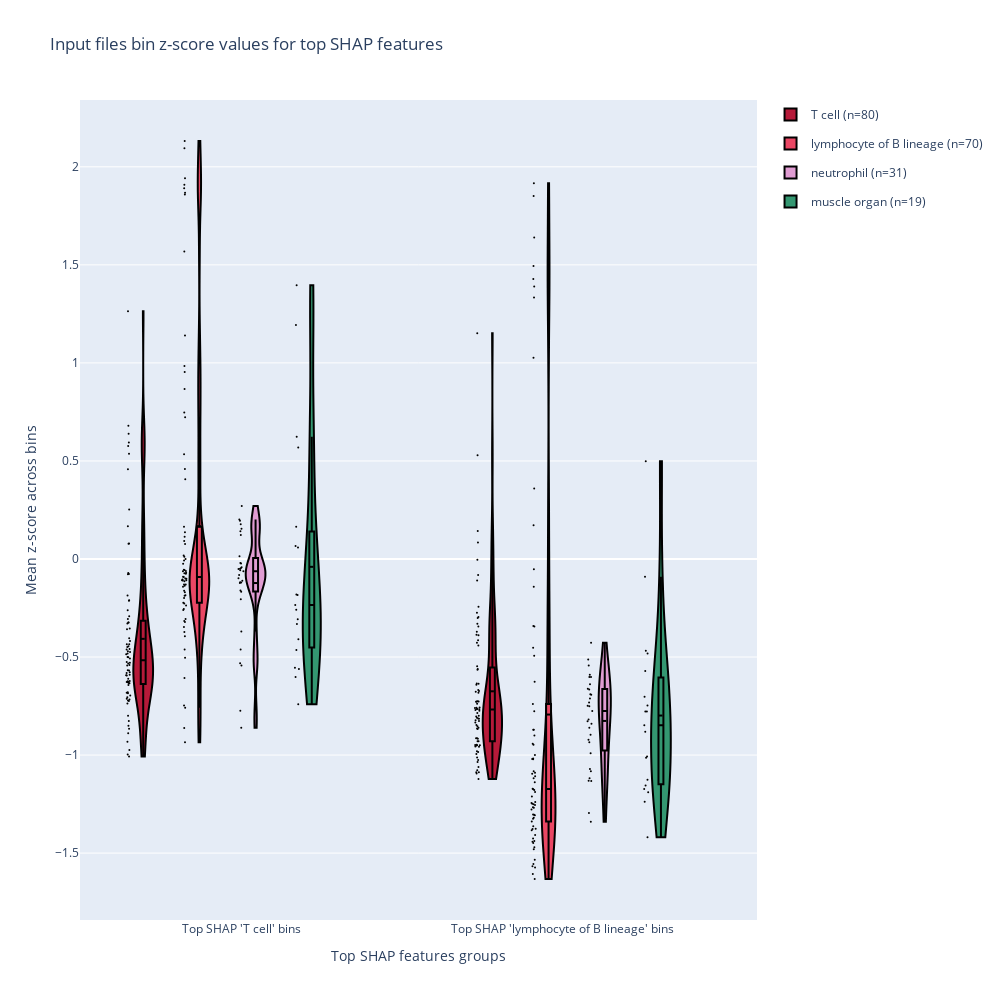

The code cell stored with this chart in its notebook:
### Code cell
flagship_supp_shap_input(paper_dir, base_results_dir=base_results_dir)
# flagship_supp_shap_input(paper_dir, logdir=base_fig_dir / "flagship")
